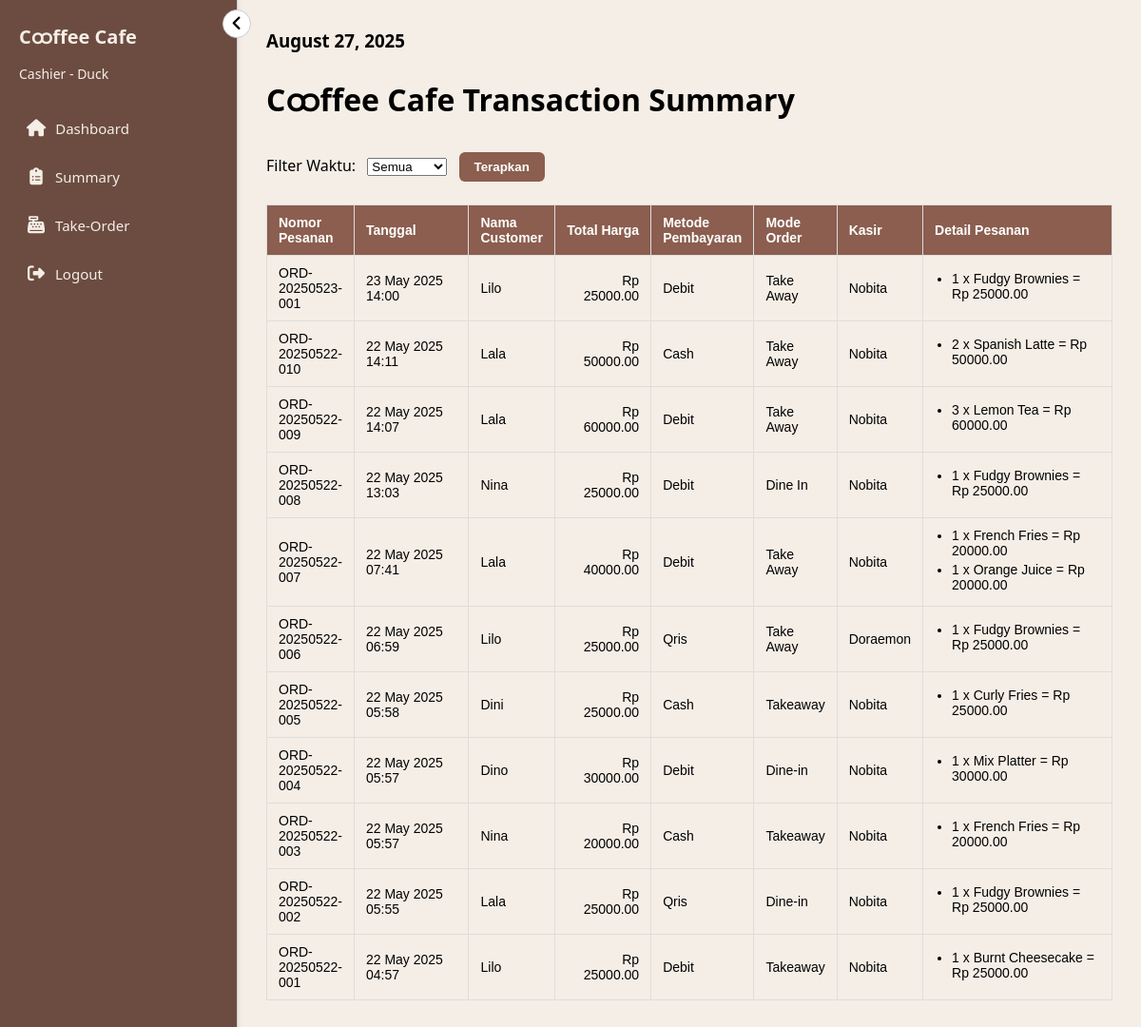
/summary/ (signed in), run on the app's committed database.
### mainMenu/models.py (models this page shows, shortened)
class Order(models.Model):
    METODE_PEMBAYARAN_CHOICES = [
        ('Cash', 'Cash'),
        ('Debit', 'Debit'),
        ('Qris', 'Qris'),
    ]
    ORDER_MODE_CHOICES = [
    ('Dine-in', 'Dine-in'),
    ('Takeaway', 'Takeaway'),
    ]
    id_order = models.AutoField(primary_key=True)
    nomor_pesanan = models.CharField(max_length=20, unique=True)
    tanggal = models.DateTimeField(auto_now_add=True)
    nama_customer = models.CharField(max_length=100, blank=True, null=True)
    total_harga = models.DecimalField(max_digits=10, decimal_places=2, default=0.00)
    metode_pembayaran = models.CharField(max_length=10, choices=METODE_PEMBAYARAN_CHOICES)
    order_mode = models.CharField(max_length=10, choices=ORDER_MODE_CHOICES)
    kasir = models.ForeignKey(User, on_delete=models.SET_NULL, null=True)

class DetailOrder(models.Model):
    id_detailOrder = models.AutoField(primary_key=True)
    order = models.ForeignKey(Order, on_delete=models.CASCADE, related_name='detail_orders')
    menu = models.ForeignKey(Menu, on_delete=models.SET_NULL, null=True)
    jumlah_item = models.PositiveIntegerField()
    subtotal = models.DecimalField(max_digits=10, decimal_places=2)

class Menu(models.Model):
    KATEGORI_CHOICES = [
        ('snack', 'Snack'),
        ('pastry', 'Pastry'),
        ('cake', 'Cake'),
        ('coffee', 'Coffee'),
        ('non_coffee', 'Non Coffee'),
    ]
    id_menu = models.AutoField(primary_key=True)
    nama_item = models.CharField(max_length=100)
    kategori = models.CharField(max_length=20, choices=KATEGORI_CHOICES)
    gambar = models.ImageField(upload_to='menu_images/', blank=True, null=True)
    harga = models.DecimalField(max_digits=10, decimal_places=2)
    status = models.BooleanField(default=True)

### mainMenu/views.py (the view)
# urls.py: path('summary/', views.kasir_summary, name='kasir_summary'),
@login_required
def kasir_summary(request):
    filter_param = request.GET.get('filter', 'all')
    today = now().date()
    start_of_week = today - timedelta(days=today.weekday())
    if filter_param == "today":
        orders = Order.objects.filter(tanggal__date=today)
    elif filter_param == "week":
        orders = Order.objects.filter(tanggal__date__gte=start_of_week)
    else:
        orders = Order.objects.all()
    orders = orders.prefetch_related('detail_orders__menu').order_by('-tanggal')
    return render(request, 'kasir/summary.html', {'orders': orders})

### mainMenu/templates/kasir/summary.html (shortened to what this page needs)
{% extends 'base.html' %}
{% block content %}
   <form method="get">
    <div class="header">
      <h3>{% now "F d, Y" %}</h3>
    </div>
  </form>
  <div class="summary-header">
    <h1>Cထffee Cafe Transaction Summary</h1>
    <div class="summary-controls">
        <form method="get" class="filter-form">
        <label for="filter">Filter Waktu:</label>
        <select name="filter" id="filter">
            <option value="all" {% if request.GET.filter == "all" or not request.GET.filter %}selected{% endif %}>Semua</option>
        </select>
        <button type="submit" class="btn btn-primary">Terapkan</button>
        </form>
    </div>
  </div>
    <div id="summaryTableWrapper">
        <table class="summary-table" border="1" cellpadding="5" cellspacing="0">
            <thead>
                <tr>
                    <th>Nomor Pesanan</th>
                    <th>Tanggal</th>
                    <th>Nama Customer</th>
                    <th>Total Harga</th>
                    <th>Metode Pembayaran</th>
                    <th>Mode Order</th>
                    <th>Kasir</th>
                    <th>Detail Pesanan</th>
                </tr>
            </thead>
            <tbody>
            {% for order in orders %}
                <tr>
                    <td>{{ order.nomor_pesanan }}</td>
                    <td>{{ order.tanggal|date:"d M Y H:i" }}</td>
                    <td>{{ order.nama_customer|default:"-" }}</td>
                    <td>Rp {{ order.total_harga|floatformat:2 }}</td>
                    <td>{{ order.metode_pembayaran }}</td>
                    <td>{{ order.order_mode }}</td>
                    <td>{{ order.kasir }}</td>
                    <td>
                        <ul>
                        {% for detail in order.detail_orders.all %}
                            <li>{{ detail.jumlah_item }} x {{ detail.menu.nama_item }} = Rp {{ detail.subtotal|floatformat:2 }}</li>
                        {% empty %}
                            <li>Tidak ada detail</li>
                        {% endfor %}
                        </ul>
                    </td>
                </tr>
            {% empty %}
                <tr><td colspan="7">Belum ada order.</td></tr>
            {% endfor %}
            </tbody>
        </table>
    </div>
{% endblock %}

### mainMenu/templates/base.html (shortened to what this page needs)
{% load static %}
<!DOCTYPE html>
<html lang="id">
<head>
  <link rel="stylesheet" href="{% static 'css/style.css' %}">
  <link rel="stylesheet" href="https://cdnjs.cloudflare.com/ajax/libs/font-awesome/6.5.0/css/all.min.css">
</head>
<body>
  <div class="container-dashboard">
    <aside class="kasir-sidebar">
      <button id="toggleSidebar" class="toggle-sidebar-btn">
        <i class="fas fa-angle-left"></i>
      </button>
      <div class="kasir-brand">
        <h2>Cထffee Cafe</h2>
        <p>Cashier - {{ user.username }}</p>
      </div>
      <nav class="kasir-nav">
        <ul class="sidebar-menu">
          <li><a href="{% url 'kasir_dashboard' %}"><i class="fas fa-home"></i><span>Dashboard</span></a></li>
          <li><a href="{% url 'kasir_summary' %}"><i class="fa-solid fa-clipboard-list"></i><span>Summary</span></a></li>
          <li><a href="{% url 'kasir_order' %}"><i class="fas fa-cash-register"></i><span>Take-Order</span></a></li>
          <li>
            <form method="POST" action="{% url 'logout' %}" id="logoutForm">
              <button type="submit" onclick="return confirmLogout(event)">
                <i class="fas fa-sign-out-alt"></i><span>Logout</span>
              </button>
            </form>
          </li>
        </ul>
      </nav>
    </aside>
    <main class="main-content">
      {% block content %}
      {% endblock %}
    </main>
  </div>
</body>
</html>

### mainMenu/static/css/style.css (style rules this page uses)
* { margin: 0; padding: 0; box-sizing: border-box; }
body { font-family: 'Segoe UI', sans-serif; display: flex; height: 100vh; background-color: #f5eee6; }
.container-dashboard { display: flex; width: 100%; }
.kasir-sidebar { width: 250px; height: 100vh; background-color: #6c4c41; border-right: 1px solid #ccc; padding: 20px; box-shadow: 2px 0 5px rgba(0,0,0,0.05); position: fixed; }
.kasir-brand { margin-bottom: 30px; }
.kasir-brand h2 { color: #f5eee6; font-size: 20px; margin: 0; }
.kasir-brand p { color: #f5eee6; font-size: 14px; margin: 5px 0 0; }
.kasir-nav ul { list-style: none; padding: 0; margin: 0; }
.kasir-nav ul li { margin-bottom: 15px; }
.kasir-nav ul li a, .kasir-nav ul li button { display: flex; align-items: center; gap: 10px; color: #f5eee6; text-decoration: none; font-size: 15px; background: none; border: none; cursor: pointer; width: 100%; text-align: left; padding: 8px; border-radius: 4px; transition: background 0.2s; }
.sidebar-menu { list-style: none; padding: 0; margin: 0; }
.sidebar-menu li { margin-bottom: 15px; }
.sidebar-menu li a, .sidebar-menu li button { display: flex; align-items: center; gap: 12px; padding: 10px 16px; font-size: 16px; color: #333; background: none; border: none; text-decoration: none; width: 100%; text-align: left; cursor: pointer; }
.sidebar-menu li button { font-family: inherit; }
.sidebar-menu i { min-width: 20px; text-align: center; font-size: 18px; }
.toggle-sidebar-btn { background: none; border: none; cursor: pointer; font-size: 18px; position: absolute; top: 10px; right: -15px; background-color: #fff; border: 1px solid #ccc; border-radius: 50%; width: 30px; height: 30px; display: flex; justify-content: center; align-items: center; z-index: 1001; }
.container-dashboard { display: flex; }
.main-content { margin-left: 250px; transition: margin-left 0.3s; padding: 20px; flex: 1; }
.main-content { flex: 1; padding: 30px; overflow-y: auto; }
.header { display: flex; justify-content: space-between; align-items: center; margin-bottom: 20px; }
h1 { margin-bottom: 15px; }
table.summary-table { width: 100%; border-collapse: collapse; font-family: Arial, sans-serif; font-size: 14px; }
table.summary-table thead { background-color: #8b5e4f; color: white; }
table.summary-table th, table.summary-table td { border: 1px solid #ddd; padding: 10px 12px; text-align: left; }
table.summary-table th:nth-child(1), table.summary-table td:nth-child(1) { width: 10%; }
table.summary-table th:nth-child(2), table.summary-table td:nth-child(2) { width: 15%; }
table.summary-table th:nth-child(4), table.summary-table td:nth-child(4) { text-align: right; width: 12%; }
table.summary-table th:nth-child(8), table.summary-table td:nth-child(8) { width: 25%; }
table.summary-table td ul { margin: 0; padding-left: 18px; }
table.summary-table td ul li { margin-bottom: 4px; }
.summary-header { margin-bottom: 1.5rem; }
.filter-form select, .filter-form button { margin-left: 0.5rem; }
.btn { padding: 0.5rem 1rem; border: none; border-radius: 6px; cursor: pointer; font-weight: bold; }
.btn-primary { background-color: #8b5e4f; color: white; }

### data on the page
Order: nomor_pesanan "ORD-20250523-001", tanggal "23 May 2025 14:00", nama_customer "Lilo", total_harga "25000.00", metode_pembayaran "Debit", order_mode "Take Away", kasir "Nobita"
DetailOrder: jumlah_item "1", menu.nama_item "Fudgy Brownies", subtotal "25000.00"
Order: nomor_pesanan "ORD-20250522-010", tanggal "22 May 2025 14:11", nama_customer "Lala", total_harga "50000.00", metode_pembayaran "Cash", order_mode "Take Away", kasir "Nobita"
DetailOrder: jumlah_item "2", menu.nama_item "Spanish Latte", subtotal "50000.00"
Order: nomor_pesanan "ORD-20250522-009", tanggal "22 May 2025 14:07", nama_customer "Lala", total_harga "60000.00", metode_pembayaran "Debit", order_mode "Take Away", kasir "Nobita"
DetailOrder: jumlah_item "3", menu.nama_item "Lemon Tea", subtotal "60000.00"
Order: nomor_pesanan "ORD-20250522-008", tanggal "22 May 2025 13:03", nama_customer "Nina", total_harga "25000.00", metode_pembayaran "Debit", order_mode "Dine In", kasir "Nobita"
DetailOrder: jumlah_item "1", menu.nama_item "Fudgy Brownies", subtotal "25000.00"
Order: nomor_pesanan "ORD-20250522-007", tanggal "22 May 2025 07:41", nama_customer "Lala", total_harga "40000.00", metode_pembayaran "Debit", order_mode "Take Away", kasir "Nobita"
DetailOrder: jumlah_item "1", menu.nama_item "French Fries", subtotal "20000.00"
DetailOrder: jumlah_item "1", menu.nama_item "Orange Juice", subtotal "20000.00"
Order: nomor_pesanan "ORD-20250522-006", tanggal "22 May 2025 06:59", nama_customer "Lilo", total_harga "25000.00", metode_pembayaran "Qris", order_mode "Take Away", kasir "Doraemon"
DetailOrder: jumlah_item "1", menu.nama_item "Fudgy Brownies", subtotal "25000.00"
Order: nomor_pesanan "ORD-20250522-005", tanggal "22 May 2025 05:58", nama_customer "Dini", total_harga "25000.00", metode_pembayaran "Cash", order_mode "Takeaway", kasir "Nobita"
DetailOrder: jumlah_item "1", menu.nama_item "Curly Fries", subtotal "25000.00"
Order: nomor_pesanan "ORD-20250522-004", tanggal "22 May 2025 05:57", nama_customer "Dino", total_harga "30000.00", metode_pembayaran "Debit", order_mode "Dine-in", kasir "Nobita"
DetailOrder: jumlah_item "1", menu.nama_item "Mix Platter", subtotal "30000.00"
Order: nomor_pesanan "ORD-20250522-003", tanggal "22 May 2025 05:57", nama_customer "Nina", total_harga "20000.00", metode_pembayaran "Cash", order_mode "Takeaway", kasir "Nobita"
DetailOrder: jumlah_item "1", menu.nama_item "French Fries", subtotal "20000.00"
Order: nomor_pesanan "ORD-20250522-002", tanggal "22 May 2025 05:55", nama_customer "Lala", total_harga "25000.00", metode_pembayaran "Qris", order_mode "Dine-in", kasir "Nobita"
DetailOrder: jumlah_item "1", menu.nama_item "Fudgy Brownies", subtotal "25000.00"
Order: nomor_pesanan "ORD-20250522-001", tanggal "22 May 2025 04:57", nama_customer "Lilo", total_harga "25000.00", metode_pembayaran "Debit", order_mode "Takeaway", kasir "Nobita"
DetailOrder: jumlah_item "1", menu.nama_item "Burnt Cheesecake", subtotal "25000.00"

### other printed values
{{ user.username }} "Duck"
